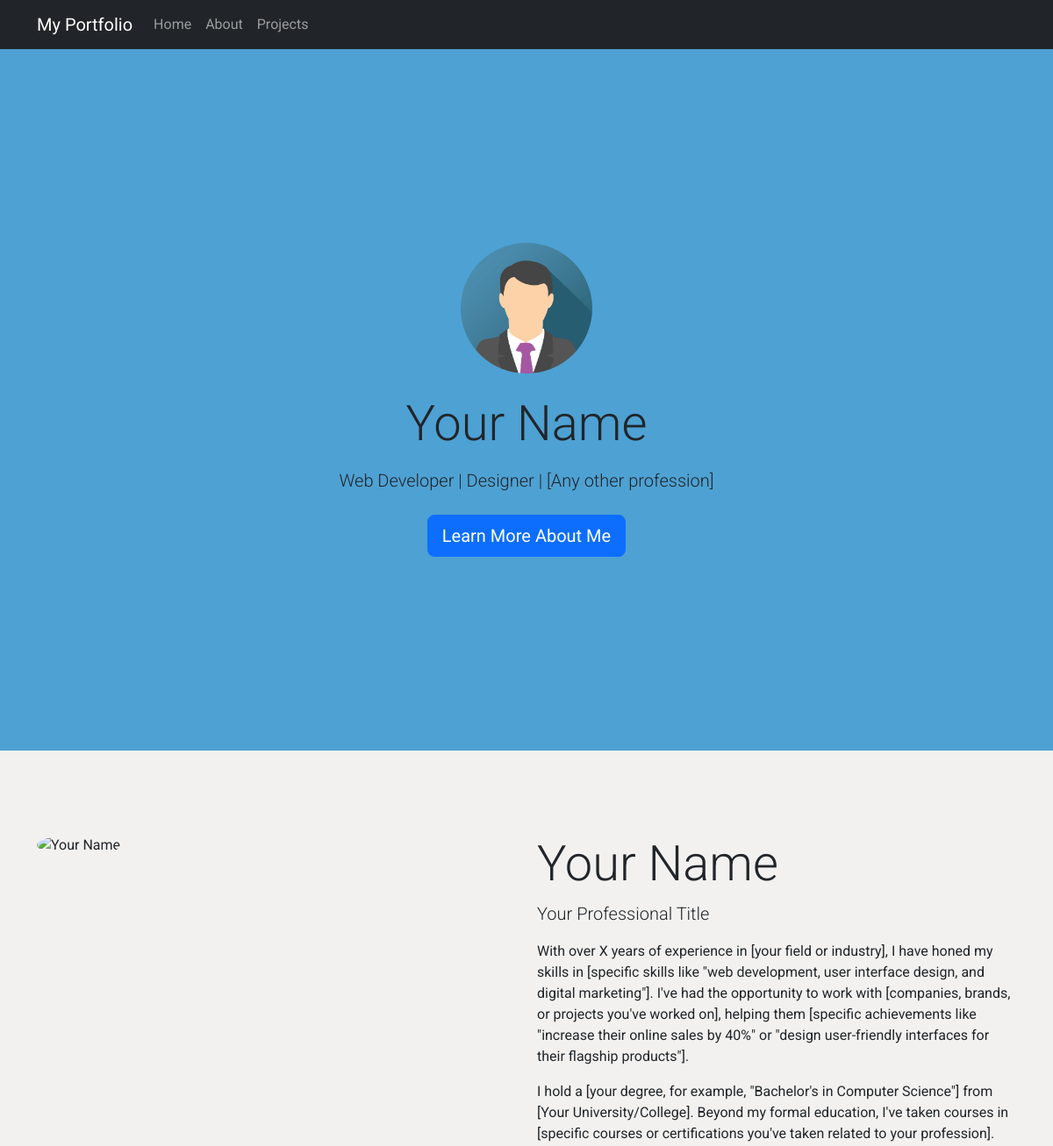
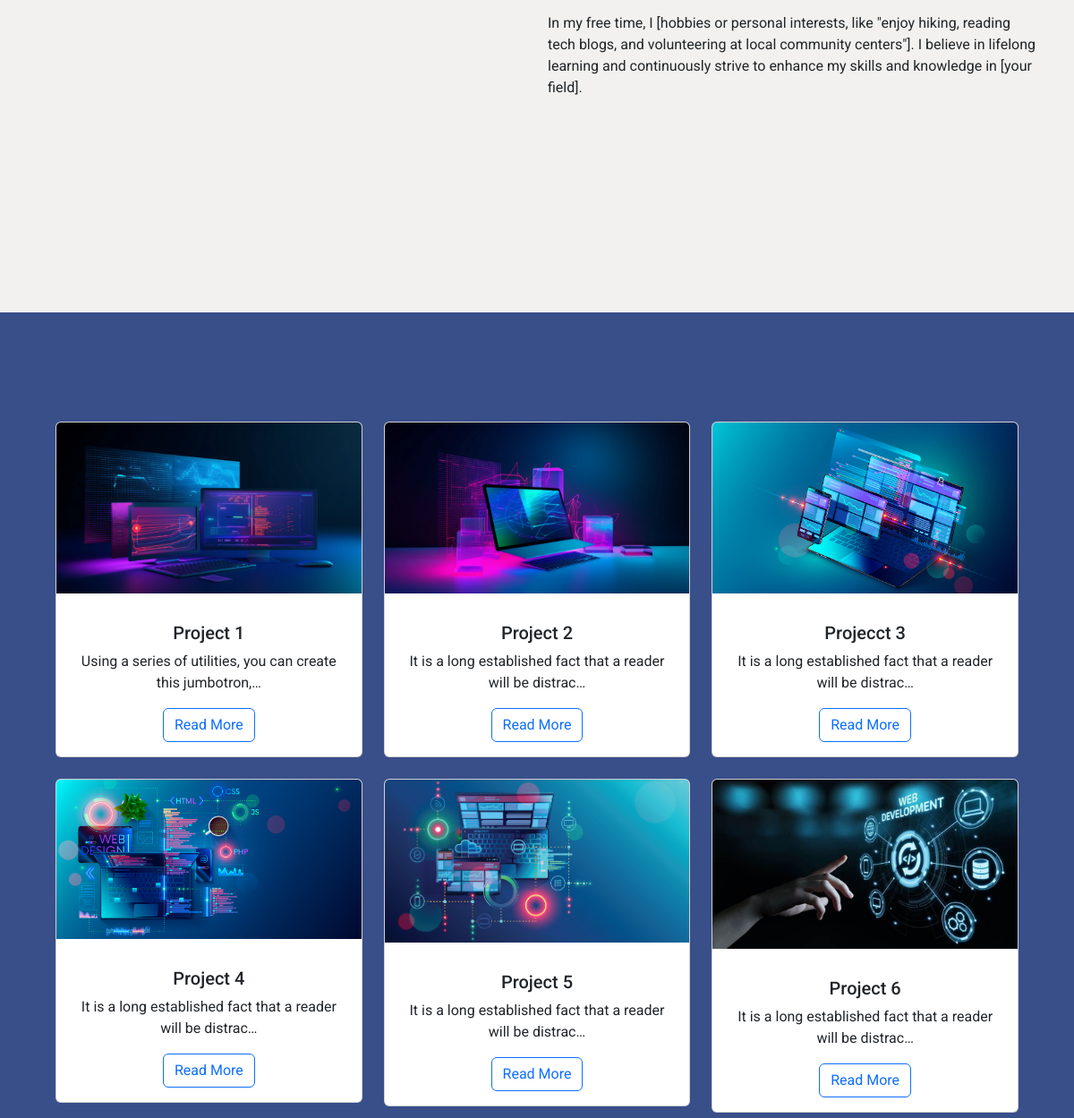
The page / on the database its author committed (2 pictures, top to bottom).
### portfolio/models.py (models this page shows, shortened)
class Project(models.Model):
    title = models.CharField(max_length=200)
    description = models.TextField()
    image = models.ImageField(upload_to='projects/')
    link = models.URLField(blank=True, null=True)
    created_at = models.DateTimeField(auto_now_add=True)
    skills = models.ManyToManyField(Skill)

### portfolio/views.py (the view)
# urls.py: path('', HomeView.as_view(), name='home'),
class HomeView(TemplateView):
    template_name = 'portfolio/home.html'
    def get_context_data(self, **kwargs):
        context = super().get_context_data(**kwargs)
        context['projects'] = Project.objects.all()  # Fetch all projects
        return context

### portfolio/templates/portfolio/home.html (shortened to what this page needs)
{% extends "base.html" %}
{% load static %}
{% block content %}
 <section id="home" class="d-flex align-items-center">
    <div class="container text-center" data-aos="fade-up">
        <img src="{% static 'img/img_avatar.png' %}" alt="Your Name"
             class="img-fluid rounded-circle mb-4" style="width: 150px;"
             data-aos="fade-down" data-aos-duration="3000">
        <h1 class="display-4 mb-3">Your Name</h1>
        <p class="lead mb-4">Web Developer | Designer | [Any other profession]</p>
        <a href="#about" class="btn btn-primary btn-lg">Learn More About Me</a>
    </div>
</section>
<section id="about" class="d-flex pt-lg-5" data-aos="fade-in">
    <div class="container">
        <div class="row">
            <div class="col-lg-6 col-md-12 mb-4 mb-lg-0" data-aos="fade-right" data-aos-duration="3000">
                <img src="https://www.w3schools.com/bootstrap5/img_avatar3.png" alt="Your Name" class="img-fluid rounded-circle mt-5">
            </div>
            <div class="col-lg-6 col-md-12" data-aos="fade-left" data-aos-duration="3000">
                <h2 class="display-4 mt-5">Your Name</h2>
                <p class="lead">Your Professional Title</p>
                <p>
                    With over X years of experience in [your field or industry], I have honed my skills in [specific skills like "web development, user interface design, and digital marketing"]. I've had the opportunity to work with [companies, brands, or projects you've worked on], helping them [specific achievements like "increase their online sales by 40%" or "design user-friendly interfaces for their flagship products"].
                </p>
                <p>
                    I hold a [your degree, for example, "Bachelor's in Computer Science"] from [Your University/College]. Beyond my formal education, I've taken courses in [specific courses or certifications you've taken related to your profession].
                </p>
                <p>
                    In my free time, I [hobbies or personal interests, like "enjoy hiking, reading tech blogs, and volunteering at local community centers"]. I believe in lifelong learning and continuously strive to enhance my skills and knowledge in [your field].
                </p>
            </div>
        </div>
    </div>
</section>
<section id="projects" class="d-flex">
    <div class="parallax-container">
        <div class="parallax-content" data-aos="fade-down" data-aos-duration="3000">
            {% include "portfolio/portfolio.html" %}
        </div>
    </div>
</section>
{% endblock %}

### portfolio/templates/portfolio/portfolio.html (shortened to what this page needs)
<div class="container my-4" data-aos="fade-down" data-aos-duration="3000">
</div>
<div class="container">
    <div class="row">
        {% for project in projects %}
        <div class="col-md-4 mb-4 project-item">
            <div class="card" data-aos="fade-up" data-aos-duration="3000">
            <figure class="figure">
                {% if project.image %}
                <img src="{{ project.image.url }}" alt="{{ project.title }}" class="card-img-top zoom">
                {% endif %}
            </figure>
                <div class="card-body">
                    <h5 class="card-title">{{ project.title }}</h5>
                    <p class="card-text">{{ project.description|truncatechars:60 }}</p>
                    <a href="{% url 'project_detail' project.id %}" class="btn btn-outline-primary">Read More</a>
                </div>
            </div>
        </div>
        {% endfor %}
    </div>
</div>

### portfolio/static/css/styles.css (style rules this page uses)
html { scroll-behavior: smooth; }
body, html { margin: 0; padding: 0; font-family: 'Roboto', sans-serif, Arial, Helvetica; }
section#home { background-color: #4EA1D3; min-height: 100vh; }
section#about { background-color: #F2F1EF; min-height: 100vh; }
section#projects { background-color: #394F8A; }
.card-img-top.zoom { transition: transform 0.5s; cursor: pointer; }
.card .figure { overflow: hidden; }
.parallax-container { position: relative; width: 100%; height: 900px; overflow: hidden; }
.parallax-content { position: relative; z-index: 1; padding: 50px; text-align: center; }

### rows shown on the page
Project: image (picture), title "Project 1", description "Using a series of utilities, you can create this jumbotron,…"
Project: image (picture), title "Project 2", description "It is a long established fact that a reader will be distrac…"
Project: image (picture), title "Projecct 3", description "It is a long established fact that a reader will be distrac…"
Project: image (picture), title "Project 4", description "It is a long established fact that a reader will be distrac…"
Project: image (picture), title "Project 5", description "It is a long established fact that a reader will be distrac…"
Project: image (picture), title "Project 6", description "It is a long established fact that a reader will be distrac…"
